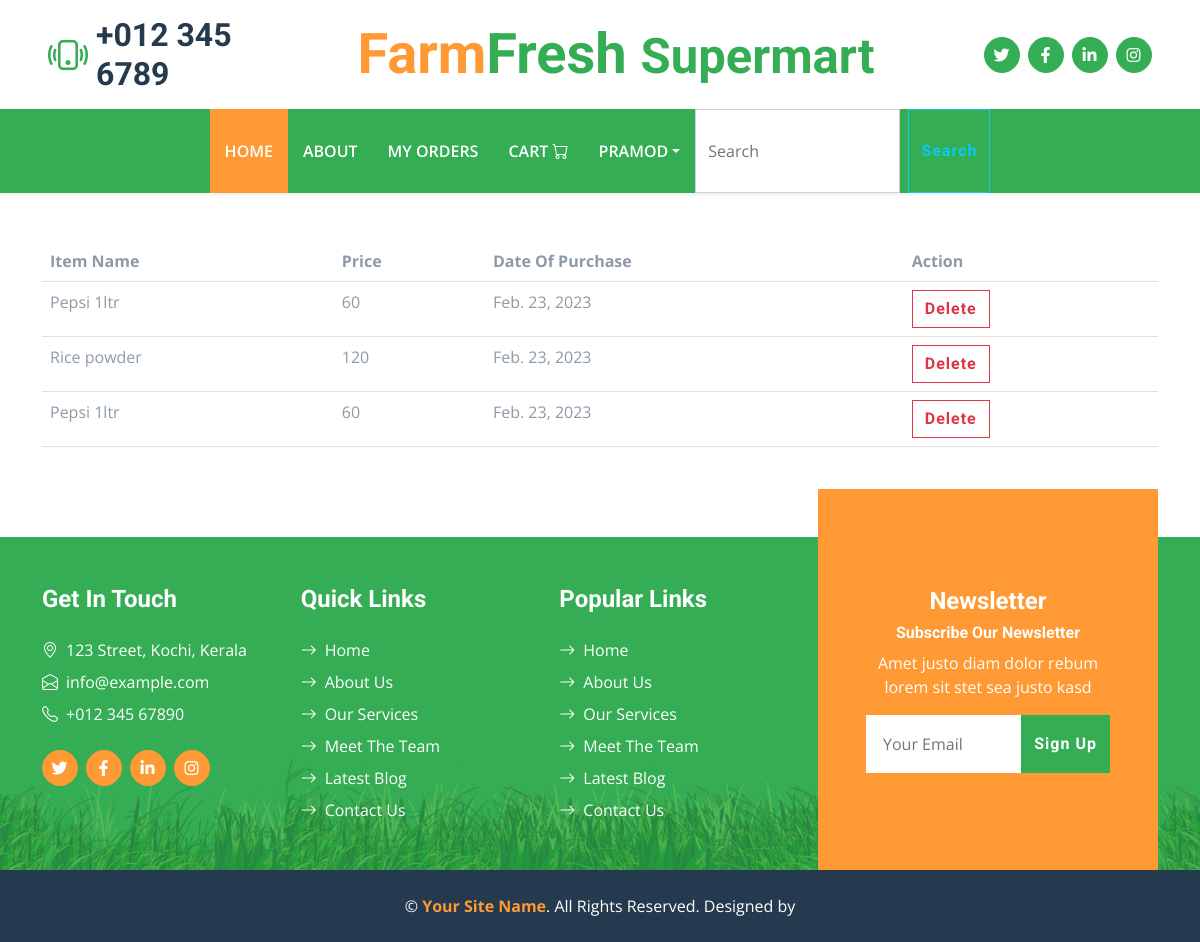
Page /BillsAndSales/MyOrders (signed in) on the earlier database version.
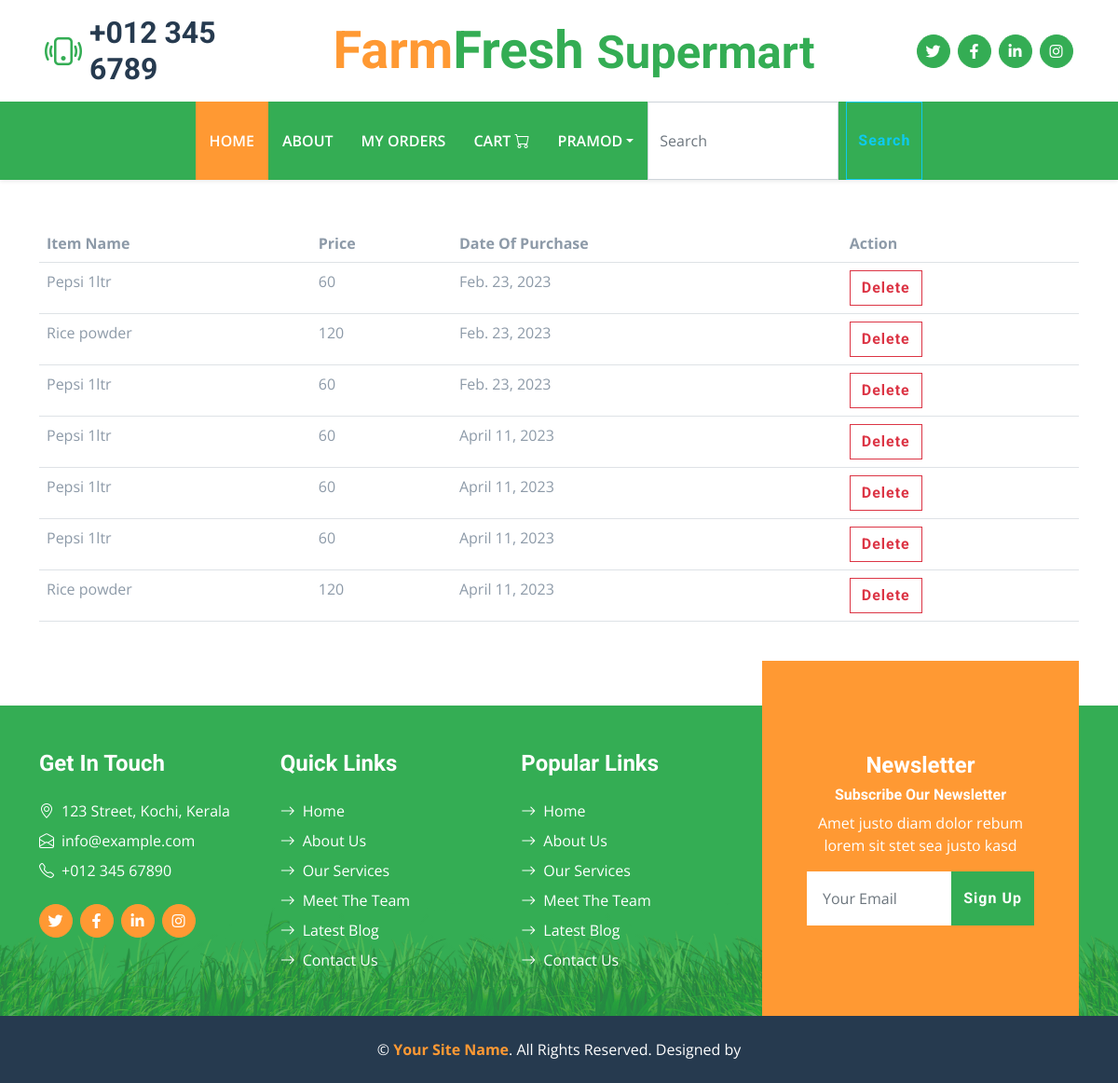
Same page on the later database version.
### BillsAndSales/models.py (models this page shows)
class CheckoutBill(models.Model):
    product = models.ForeignKey(Products,on_delete=models.CASCADE)
    date = models.DateField(auto_now_add=True)
    customer = models.ForeignKey(User,on_delete=models.CASCADE)
    status = models.BooleanField(default=False)

### products/models.py (models this page shows, shortened)
class Products(models.Model):
    Product_category = models.CharField(max_length=255,choices=(
        ("FreshGoods","FreshGoods"),
        ("Groceries","Groceries"),
        ("Provision",'Provision'),
        ("Cosmetics","Cosmetics"),
        ("Beverages","Beverages"),
        ("Bakeries","Bakeries"),
        ("Other","Other")
    )
                                        )
    Product_Name = models.CharField(max_length=255)
    Product_unit_Price = models.CharField(max_length=255)
    GST = models.CharField(max_length=255)
    Product_Brand = models.CharField(max_length=255)
    Product_Stock = models.CharField(max_length=255)
    Batch_Code = models.CharField(max_length=255)
    product_Image = models.FileField(upload_to="product_image")
    Expairy_Date = models.CharField(max_length=255,null=True,blank=True)
    vender = models.ForeignKey(Venders,on_delete=models.CASCADE,null=True)

### BillsAndSales/views.py (the view)
# urls.py: path("MyOrders",views.MyOrders,name="MyOrders"),
@login_required(login_url="SignIn")
def MyOrders(request):
    context = {'bill':CheckoutBill.objects.filter(customer = request.user)}
    return render(request,"myorders.html",context)

### templates/myorders.html
{% extends "index.html" %}
{% block content %}
<div class="container mt-5">
    <table class="table">
        <tr>
            <th>Item Name</th>
            <th>Price</th>
            <th>Date Of Purchase</th>
            <th>Action</th>
        </tr>
        {% for i in bill %}
        <tr>
            <td>{{i.product.Product_Name}}</td>
            <td>{{i.product.Product_unit_Price}}</td>
            <td>{{i.date}}</td>
            <td><a href="" class="btn btn-outline-danger">Delete</a></td>
        </tr>
        {% endfor %}
    </table>
</div>
{% endblock %}

### templates/index.html (shortened to what this page needs)
{% load static %}
{% static "images" as baseurl %}
<!DOCTYPE html>
<html lang="en">
<head>
    <link href="https://cdnjs.cloudflare.com/ajax/libs/font-awesome/5.15.0/css/all.min.css" rel="stylesheet">
    <link href="https://cdn.jsdelivr.net/npm/bootstrap-icons@1.4.1/font/bootstrap-icons.css" rel="stylesheet">
    <link href="{%static 'lib/owlcarousel/assets/owl.carousel.min.css' %}" rel="stylesheet">
    <link href="{%static 'css/bootstrap.min.css' %}" rel="stylesheet">
    <link href="{%static 'css/style.css' %}" rel="stylesheet">
</head>
<body>
    <div class="container-fluid px-5 d-none d-lg-block">
        <div class="row gx-5 py-3 align-items-center">
            <div class="col-lg-3">
                <div class="d-flex align-items-center justify-content-start">
                    <i class="bi bi-phone-vibrate fs-1 text-primary me-2"></i>
                    <h2 class="mb-0">+012 345 6789</h2>
                </div>
            </div>
            <div class="col-lg-6">
                <div class="d-flex align-items-center justify-content-center">
                    <a href="{%url 'Index' %}" class="navbar-brand ms-lg-5">
                        <h1 class="m-0 display-4 text-primary"><span class="text-secondary">Farm</span>Fresh <small>Supermart</small></h1>
                    </a>
                </div>
            </div>
            <div class="col-lg-3">
                <div class="d-flex align-items-center justify-content-end">
                    <a class="btn btn-primary btn-square rounded-circle me-2" href="#"><i class="fab fa-twitter"></i></a>
                    <a class="btn btn-primary btn-square rounded-circle me-2" href="#"><i class="fab fa-facebook-f"></i></a>
                    <a class="btn btn-primary btn-square rounded-circle me-2" href="#"><i class="fab fa-linkedin-in"></i></a>
                    <a class="btn btn-primary btn-square rounded-circle" href="#"><i class="fab fa-instagram"></i></a>
                </div>
            </div>
        </div>
    </div>
    <nav class="navbar navbar-expand-lg bg-primary navbar-dark shadow-sm py-3 py-lg-0 px-3 px-lg-5">
        <div class="collapse navbar-collapse" id="navbarCollapse">
            <div class="navbar-nav mx-auto py-0">
                <a href="{%url 'Index' %}" class="nav-item nav-link active">Home</a>
                <a href="#" class="nav-item nav-link">About</a>
                <a href="{%url 'MyOrders' %}" class="nav-item nav-link">My Orders</a>
                <a href="{%url 'CartView' %}" class="nav-item nav-link">Cart <i class="bi bi-cart text-white"></i></a>
                {% if request.user.is_authenticated %}
                <div class="nav-item dropdown">
                    <a href="#" class="nav-link dropdown-toggle" data-bs-toggle="dropdown">{{request.user.first_name}}</a>
                {% endif %}
            </div>
            <form class="d-flex" method="post" action="{%url 'SearchProducts'%}">
                <input class="form-control me-2" type="search" name="search" placeholder="Search">
                <button class="btn btn-outline-info" type="submit">Search</button>
              </form>
        </div>
    </nav>
    {% block content %}{% endblock %}
    <div class="container-fluid bg-footer bg-primary text-white mt-5">
        <div class="container">
            <div class="row gx-5">
                <div class="col-lg-8 col-md-6">
                    <div class="row gx-5">
                        <div class="col-lg-4 col-md-12 pt-5 mb-5">
                            <h4 class="text-white mb-4">Get In Touch</h4>
                            <div class="d-flex mb-2">
                                <i class="bi bi-geo-alt text-white me-2"></i>
                                <p class="text-white mb-0">123 Street, Kochi, Kerala</p>
                            </div>
                            <div class="d-flex mb-2">
                                <i class="bi bi-envelope-open text-white me-2"></i>
                                <p class="text-white mb-0">info@example.com</p>
                            </div>
                            <div class="d-flex mb-2">
                                <i class="bi bi-telephone text-white me-2"></i>
                                <p class="text-white mb-0">+012 345 67890</p>
                            </div>
                            <div class="d-flex mt-4">
                                <a class="btn btn-secondary btn-square rounded-circle me-2" href="#"><i class="fab fa-twitter"></i></a>
                                <a class="btn btn-secondary btn-square rounded-circle me-2" href="#"><i class="fab fa-facebook-f"></i></a>
                                <a class="btn btn-secondary btn-square rounded-circle me-2" href="#"><i class="fab fa-linkedin-in"></i></a>
                                <a class="btn btn-secondary btn-square rounded-circle" href="#"><i class="fab fa-instagram"></i></a>
                            </div>
                        </div>
                        <div class="col-lg-4 col-md-12 pt-0 pt-lg-5 mb-5">
                            <h4 class="text-white mb-4">Quick Links</h4>
                            <div class="d-flex flex-column justify-content-start">
                                <a class="text-white mb-2" href="#"><i class="bi bi-arrow-right text-white me-2"></i>Home</a>
                                <a class="text-white mb-2" href="#"><i class="bi bi-arrow-right text-white me-2"></i>About Us</a>
                                <a class="text-white mb-2" href="#"><i class="bi bi-arrow-right text-white me-2"></i>Our Services</a>
                                <a class="text-white mb-2" href="#"><i class="bi bi-arrow-right text-white me-2"></i>Meet The Team</a>
                                <a class="text-white mb-2" href="#"><i class="bi bi-arrow-right text-white me-2"></i>Latest Blog</a>
                                <a class="text-white" href="#"><i class="bi bi-arrow-right text-white me-2"></i>Contact Us</a>
                            </div>
                        </div>
                        <div class="col-lg-4 col-md-12 pt-0 pt-lg-5 mb-5">
                            <h4 class="text-white mb-4">Popular Links</h4>
                            <div class="d-flex flex-column justify-content-start">
                                <a class="text-white mb-2" href="#"><i class="bi bi-arrow-right text-white me-2"></i>Home</a>
                                <a class="text-white mb-2" href="#"><i class="bi bi-arrow-right text-white me-2"></i>About Us</a>
                                <a class="text-white mb-2" href="#"><i class="bi bi-arrow-right text-white me-2"></i>Our Services</a>
                                <a class="text-white mb-2" href="#"><i class="bi bi-arrow-right text-white me-2"></i>Meet The Team</a>
                                <a class="text-white mb-2" href="#"><i class="bi bi-arrow-right text-white me-2"></i>Latest Blog</a>
                                <a class="text-white" href="#"><i class="bi bi-arrow-right text-white me-2"></i>Contact Us</a>
                            </div>
                        </div>
                    </div>
                </div>
                <div class="col-lg-4 col-md-6 mt-lg-n5">
                    <div class="d-flex flex-column align-items-center justify-content-center text-center h-100 bg-secondary p-5">
                        <h4 class="text-white">Newsletter</h4>
                        <h6 class="text-white">Subscribe Our Newsletter</h6>
                        <p>Amet justo diam dolor rebum lorem sit stet sea justo kasd</p>
                        <form action="">
                            <div class="input-group">
                                <input type="text" class="form-control border-white p-3" placeholder="Your Email">
                                <button class="btn btn-primary">Sign Up</button>
                            </div>
                        </form>
                    </div>
                </div>
            </div>
        </div>
    </div>
    <div class="container-fluid bg-dark text-white py-4">
        <div class="container text-center">
            <p class="mb-0">&copy; <a class="text-secondary fw-bold" href="#">Your Site Name</a>. All Rights Reserved. Designed by <a class="text-secondary fw-bold" href="https://htmlcodex.com"></a></p>
        </div>
    </div>
</body>
</html>

### static/css/style.css (style rules this page uses)
:root { --primary: #34AD54; --secondary: #FF9933; --light: #F6FFF2; --dark: #263A4F; }
.btn { font-family: 'Roboto', sans-serif; letter-spacing: 1px; font-weight: 700; transition: .5s; }
.btn-primary, .btn-secondary { color: #FFFFFF; }
.btn-square { width: 36px; height: 36px; }
.btn-square, .btn-sm-square, .btn-lg-square { padding-left: 0; padding-right: 0; text-align: center; }
.navbar-dark .navbar-nav .nav-link { padding: 30px 15px; font-size: 16px; font-weight: 600; color: #FFFFFF; text-transform: uppercase; transition: .5s; }
.navbar-dark .navbar-nav .nav-link:hover, .navbar-dark .navbar-nav .nav-link.active { background: var(--secondary); }
.bg-footer { background: linear-gradient(rgba(52, 173, 84, .7), rgba(52, 173, 84, .7)), url(../img/footer.png) center bottom no-repeat; background-size: contain; }
@media (min-width: 991.98px) { .bg-footer { margin-top: 90px !important; } }

Differences in the rows shown:
added CheckoutBill: product.Product_Name "Pepsi 1ltr", product.Product_unit_Price "60", date "April 11, 2023"
added CheckoutBill: product.Product_Name "Pepsi 1ltr", product.Product_unit_Price "60", date "April 11, 2023"
added CheckoutBill: product.Product_Name "Pepsi 1ltr", product.Product_unit_Price "60", date "April 11, 2023"
added CheckoutBill: product.Product_Name "Rice powder", product.Product_unit_Price "120", date "April 11, 2023"
